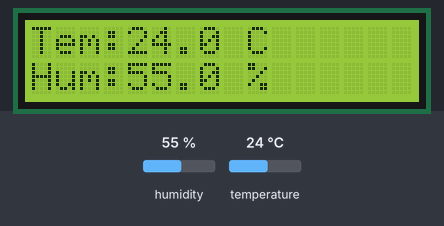
The sketch below on a simulated Arduino Uno, built with avr-gcc and run on an emulated ATmega328P. On the bench: 16×2 character LCD. Wiring (inferred from the names in the program): DHT11 sensor: data pin 4. The inputs (shaded band) are chosen by the test bench; at power-on: humidity 55 %, temperature 24 °C. What the sketch prints to the serial monitor is not drawn.

Above: at 1.2 s.
1.3 s: humidity set to 22 %
At 2.4 s:
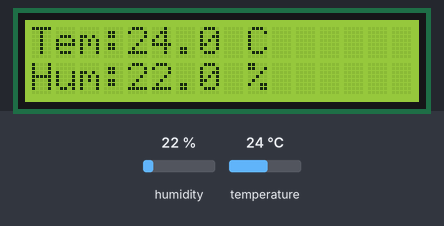
2.8 s: temperature set to 12 °C
At 4.1 s:
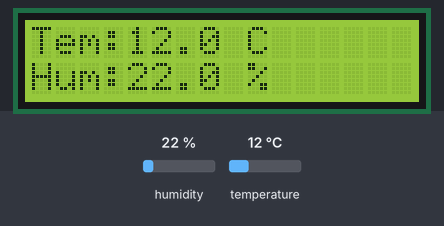
4.5 s: humidity set to 40 %
At 5.8 s:
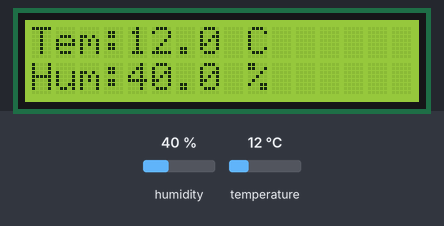
6.2 s: temperature set to 19 °C
At 7.4 s:
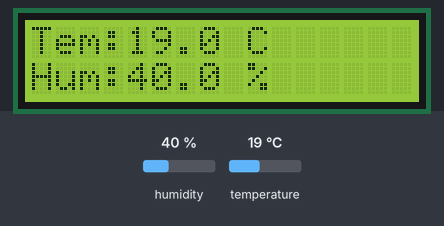
Timing chart, 0 to 8.9 s (numbered marks = the images above; inputs shaded):
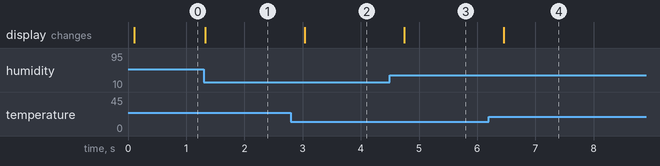

The sketch:

dht_test.ino
```cpp
#include <dht.h>
#include <Wire.h>
#include <LiquidCrystal_I2C.h>
LiquidCrystal_I2C lcd(0x27,16,2);  // set the LCD address to 0x27 for a 16 chars and 2 line display

dht DHT;

#define DHT11_PIN 4

void setup()
{
  lcd.init();  //initialize the lcd
  lcd.backlight();  //open the backlight
  Serial.begin(9600);
}

void loop()
{
  // READ DATA
  Serial.print("DHT11, \t");
  //read the value returned from sensor
  int chk = DHT.read11(DHT11_PIN);
  switch (chk)
  {
    case DHTLIB_OK:
		Serial.print("OK,\t");
		break;
    case DHTLIB_ERROR_CHECKSUM:
		Serial.print("Checksum error,\t");
		break;
    case DHTLIB_ERROR_TIMEOUT:
		Serial.print("Time out error,\t");
		break;
    default:
		Serial.print("Unknown error,\t");
		break;
  }
 // DISPLAY DATA
 lcd.setCursor(0, 0);
 lcd.print("Tem:");
 lcd.print(DHT.temperature,1); //print the temperature on lcd
 lcd.print(" C");
 lcd.setCursor(0, 1);
 lcd.print("Hum:");
 lcd.print(DHT.humidity,1); //print the humidity on lcd
 lcd.print(" %");
 delay(200); //wait a while
}
```

Measured:
- after the input at 1.3 s, the display: changes at once (image 1)
- after the input at 2.8 s, the display: changes after 0.24 s (image 2)
- after the input at 4.5 s, the display: changes after 0.25 s (image 3)
- after the input at 6.2 s, the display: changes after 0.26 s (image 4)
